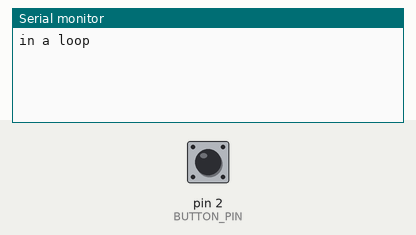
The sketch below on a simulated Arduino Mega 2560, built with avr-gcc and run on an emulated ATmega2560. Parts: the last lines printed to the serial monitor. The test bench sets the inputs (shaded band); at power-on: pin 2 (BUTTON_PIN) HIGH.

Above: at 1.2 s.
1.3 s: pin 2 (BUTTON_PIN) pulled LOW for 0.15 s
At 1.9 s:
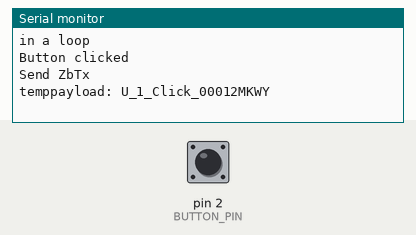
2.9 s: pin 2 (BUTTON_PIN) pulled LOW for 1 s
5.4 s: pin 2 (BUTTON_PIN) pulled LOW for 0.15 s
At 5.9 s:
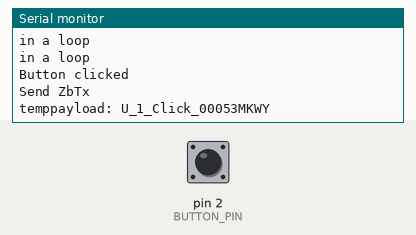

Measured:
- after the input at 1.3 s, the serial monitor: prints a new line at once (image 1)
- after the input at 5.4 s, the serial monitor: prints a new line at once (image 2)

The sketch:

babaClient.ino
```cpp
// mote.ino
// Program for Arduino version2
// Keio University Westlab 2016.10
// Author: Tada Matz

//<==== Please change according to an instruction
String MOTENAME = "MKWY"; //recommended to be between 1 ~ 10
int MOTEID = 1; //should be from 1 ~ 20
uint32_t DEST_ADDR_LSB = 0x40B0A324; // LSB of XBee Coordinator Address
//====>Please change according to an instruction

#include "XBee.h"
#include "source.h"

Servo myservo;
MyXBee myxbee;
int oldButtonState = 0;

long serialPreviousMillis = millis();

void setup() {
  Serial.begin(9600);
  Serial1.begin(9600);

  pinMode(BUTTON_PIN, INPUT_PULLUP);

  myxbee.init();
}

void loop() { //loop
  //sending data
  if (clickDetection() == 1) {
    Serial.println(F("Button clicked"));
    char tempStr[1 + 1 + 1 + 1 + 5 + 1 + 5];
    sprintf(tempStr, "%c_%d_Click_%05d",
            UPLINK_HEADER,
            MOTEID,
            millis()/100
            );
    String temppayload = "";
    temppayload += tempStr + MOTENAME + "\n";
    myxbee.sendXBeeData(temppayload);
    Serial.print("temppayload: ");
    Serial.print(temppayload);
  }

  if (millis() - serialPreviousMillis > 1000) {  //loop seconds
    serialPreviousMillis += 1000;
    Serial.println(F("in a loop"));
  }
}

int clickDetection() { //click detection
  int buttonClicked = 0;
  int newButtonState = digitalRead(BUTTON_PIN);
  if (oldButtonState == HIGH && newButtonState == LOW) buttonClicked = 1; //button pressed. CAUTION pull up
  oldButtonState = newButtonState;
  return buttonClicked;
}
```

main.h
```cpp
/*
 * main.h
 * Author: Tada Matz
 * Comment: define pins and interval
 */

#ifndef MAIN_H
#define MAIN_H

//button
#define BUTTON_PIN 2

//packet
#define ID_PACKET_OFFSET '0'
#define UPLINK_HEADER 'U'
#define DOWNLINK_HEADER 'D'
#define LED_INSTRUCTION 'L'
#define SERVO_INSTRUCTION 'S'

#endif
```

source.cpp
```cpp
/*
   source.cpp
   Author: Tada Matz
   Comment: Methods of MyXBee class
*/

#include "source.h"

MyXBee::MyXBee() {
  xbee = XBee();
  //receive
  response = XBeeResponse();
  rx = ZBRxResponse(); // create reusable response objects for responses we expect to handle
}

void MyXBee::init() {
  //XBee
  xbee.setSerial(Serial1); //for FIO
  //send
  txAddrHSB = 0x0013A200;
  txAddrLSB = DEST_ADDR_LSB; //the address of coordinator
}

void MyXBee::sendXBeeData(String payload) {
  uint8_t temppayload[payload.length()];
  for (int i = 0; i < (int)payload.length(); i++) {
    temppayload[i] = payload.charAt(i);
  }
  Serial.println(F("Send ZbTx"));
  txAddr64 = XBeeAddress64(txAddrHSB, txAddrLSB);
  txRequest = ZBTxRequest(txAddr64, temppayload, sizeof(temppayload));
  xbee.send(txRequest);
}

void MyXBee::receiveXBeeData(Servo servo) {
  xbee.readPacket();

  if (xbee.getResponse().isAvailable()) {    // got something
    if (xbee.getResponse().getApiId() == ZB_RX_RESPONSE) {      // got a zb rx packet
      //      Serial.print("got zb rx packet >>> ");

      //      //put on receive LED
      //      digitalWrite(RECEIVE_LED_PIN, HIGH);
      //      receiveLedPreviousMillis = millis();

      // now fill our zb rx class
      xbee.getResponse().getZBRxResponse(rx);

      //parsing data(payload) should be explored more
      uint8_t receivePayload [rx.getDataLength()];
      for (int i = 0; i < rx.getDataLength(); i++) receivePayload[i] = rx.getData(i);

      //printing packet info
      //remote source address
      Serial.print(rx.getRemoteAddress64().getMsb(), HEX);//data type of return value is uint32_t
      Serial.print(",");
      Serial.print(rx.getRemoteAddress64().getLsb(), HEX);//data type of return value is uint32_t
      Serial.print(",");
      //data(payload) length
      Serial.print(rx.getDataLength());
      Serial.print(",");
      Serial.println("");
      for (int i = 0; i < rx.getDataLength(); i++) Serial.print((char)receivePayload[i]);
      Serial.println("");

      uint8_t payloadType = receivePayload[0]; //judge whether the packet is hopping packet or not

      Serial.println(F("got normal packet"));

    }
  }
}
```

source.h
```cpp
/*
 * source.h
 * Author: Tada Matz
 * Comment: MyXBee class. simple XBee handler
 */

#ifndef SOURCE_H
#define SOURCE_H

#include "main.h"
#include "Arduino.h"
#include "XBee.h"
#include <Servo.h>

//variables
extern String MOTENAME; //recommended to be between 1 ~ 10
extern int MOTEID; //should be from 1 ~ 20
extern uint32_t DEST_ADDR_LSB; // LSB of COODINATOR

//variables
extern int oldButtonState;

//==========class
class MyXBee {
  public:
    //=== members ===
    //XBee
    XBee xbee;
    //receive
    XBeeResponse response;
    ZBRxResponse rx; // create reusable response objects for responses we expect to handle
    //for send
    uint32_t txAddrHSB;
    uint32_t txAddrLSB;
    XBeeAddress64 txAddr64;
    ZBTxRequest txRequest;

    //=== methods ===
    MyXBee();
    void init();
    //xbee
    void sendXBeeData(String payload);
    void receiveXBeeData(Servo servo);
};

#endif //ifndef SOURCE_H
```

Source omitted: XBee.cpp (47902 bytes), XBee.h (43862 bytes)
